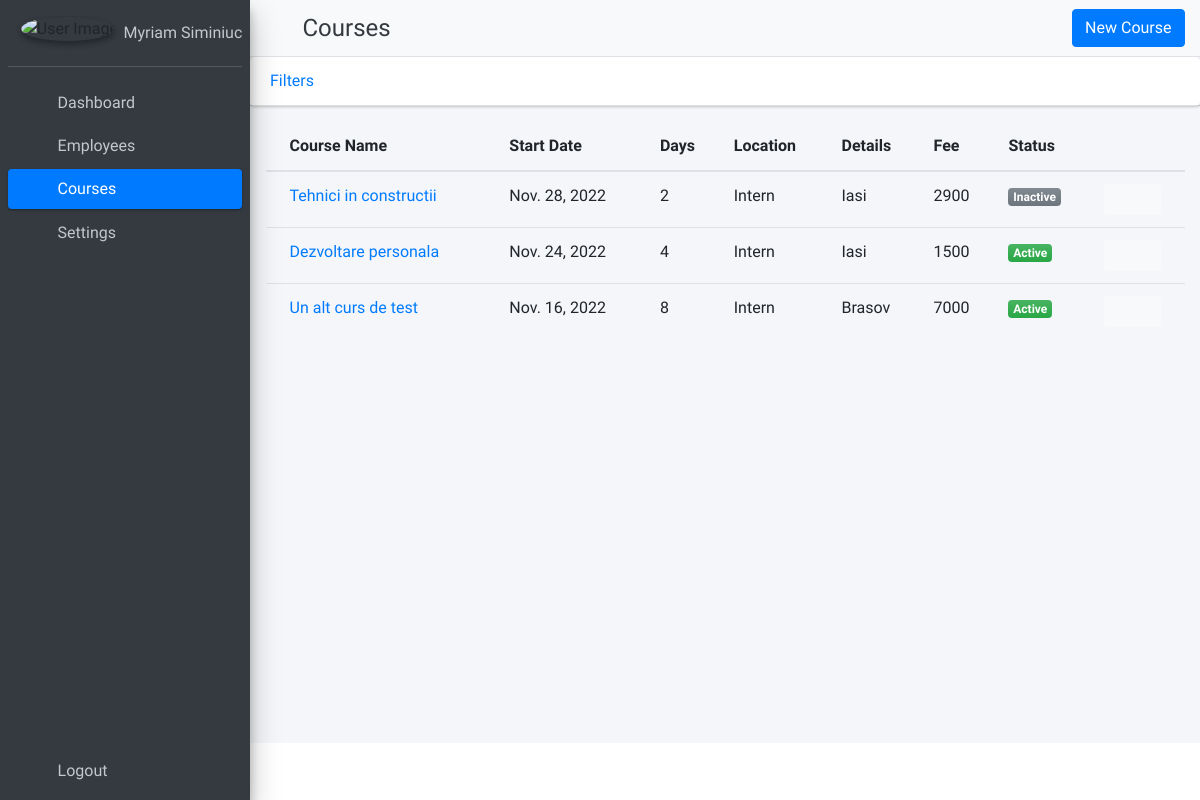
The app's page /courses (signed in), older data.
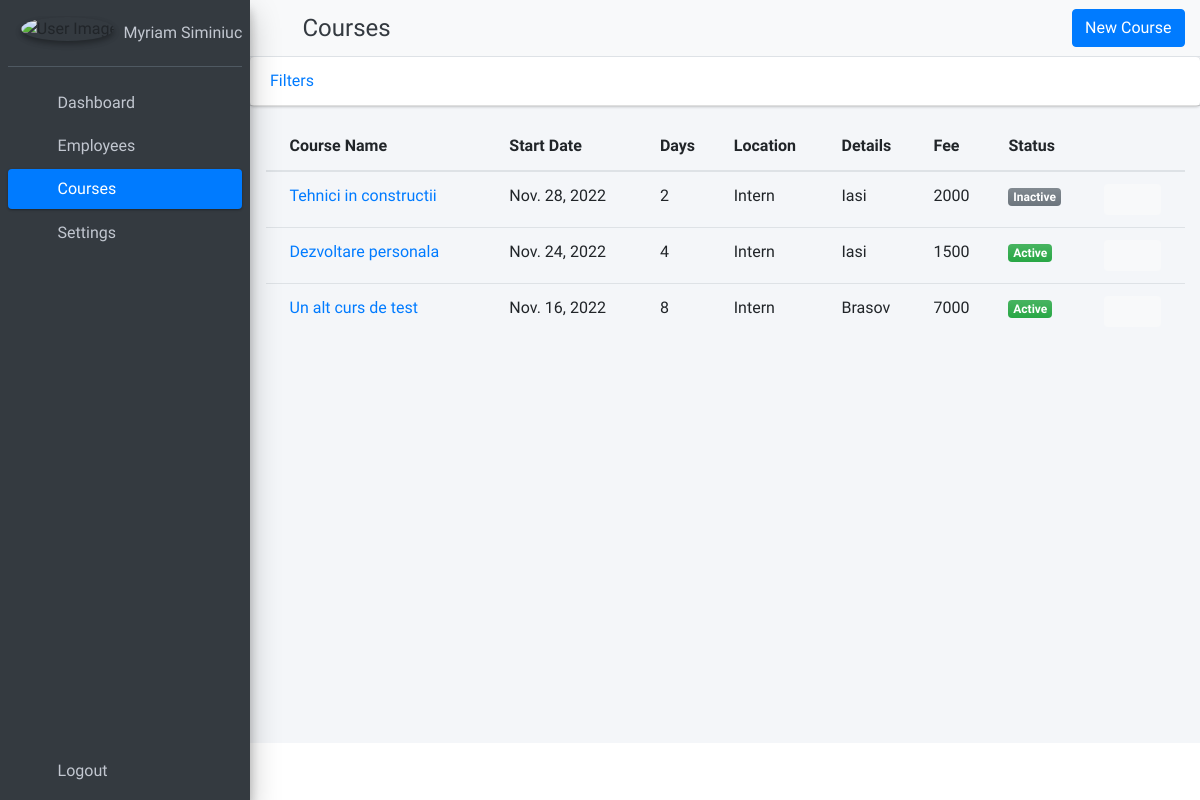
The same page, newer data.
### CMS_app/models.py (models this page shows, shortened)
class Course(models.Model):
    location_options =[('1', 'Intern'), ('2', 'Extern')]
    id = models.AutoField(primary_key=True)
    course_name = models.CharField(max_length=255)
    start_date = models.DateField()
    duration = models.IntegerField()
    location = models.CharField(choices=location_options, max_length=1)
    location_details = models.CharField(max_length=255)
    provider = models.CharField(max_length=255)
    participation_fee = models.IntegerField()
    active = models.BooleanField(default=True)
    created_at = models.DateTimeField(auto_now_add=True)
    updated_at = models.DateTimeField(auto_now_add=True)
    objects = models.Manager()

### CMS_app/views.py (the view)
# urls.py: path('courses', views.CoursesList.as_view(), name='list-of-courses'),
class CoursesList(LoginRequiredMixin, ListView):
    template_name = 'course/list_of_courses.html'
    model = Course
    context_object_name = 'all_courses'
    def get_context_data(self, **kwargs):
        data = super(CoursesList, self).get_context_data(**kwargs)
        courses = Course.objects.all()
        my_filter = CourseFilter(self.request.GET, queryset=courses)
        courses = my_filter.qs
        data['all_courses'] = courses
        data['my_filter'] = my_filter
        return data

### CMS_app/templates/course/list_of_courses.html (shortened to what the changed rows need)
{% extends 'base.html' %}
{% load widget_tweaks %}
{% load static %}
{% block main_content %}
    <section class="content">
        <div class="container-fluid">
            <div class="row">
                <div class="col-md-12">
                    <div>
                        {% if all_courses %}
                            <div class="card-body table-responsive p-0">
                                <table class="table table-hover text-nowrap">
                                    <thead>
                                    <tr>
                                        <th scope="col">Course Name</th>
                                        <th scope="col">Start Date</th>
                                        <th scope="col">Days</th>
                                        <th scope="col">Location</th>
                                        <th scope="col">Details</th>
                                        <th scope="col">Fee</th>
                                        <th scope="col">Status</th>
                                        <th></th>
                                    </tr>
                                    </thead>
                                    <tbody>
                                    {% for course in all_courses %}
                                        <tr>
                                            <td>
                                                <a href="{% url 'view-course' course.id %}">
                                                    {{ course.course_name }}</a>
                                            </td>
                                            <td>{{ course.start_date }}</td>
                                            <td>{{ course.duration }}</td>
                                            <td>{{ course.get_location_display }}</td>
                                            <td>{{ course.location_details }}</td>
                                            <td>{{ course.participation_fee }}</td>
                                            <td>{% if course.active is True %}
                                                <span class="badge bg-gradient-success">Active</span>
                                            {% elif course.active is False %}
                                                <span class="badge bg-gradient-gray">Inactive</span>
                                            {% endif %}</td>
                                            <td width="80">
                                                <div class="btn-group">
                                                    <a class="btn btn-light btn-sm"
                                                       href="{% url 'edit-course' course.id %}">
                                                        <i class="fas fa-pen"></i>
                                                    </a>
                                                    <a class="btn btn-light btn-sm" data-toggle="modal"
                                                       href="#course_{{ course.id }}">
                                                        <i class="fas fa-trash"></i>
                                                    </a>
                                                </div>
                                            </td>
                                        </tr>
                                    {% endfor %}
                                    </tbody>
                                </table>
                            </div>
                        {% endif %}
                    </div>
                </div>
            </div>
        </div>
    </section>
{% endblock main_content %}

Row changes from the older to the newer data that the page shows:
changed Course "Tehnici in constructii": participation_fee "2900" → "2000"
